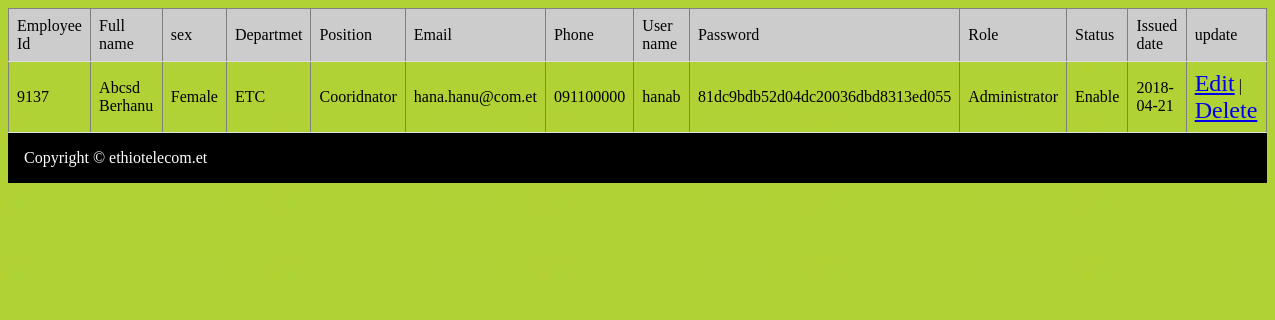
Page /display_users.php (signed in) on the committed database.
### tables this page shows
CREATE TABLE IF NOT EXISTS `user_account` (
  `EmployeID` varchar(15) NOT NULL,
  `Full_name` varchar(60) NOT NULL,
  `Sex` varchar(15) NOT NULL,
  `Department` varchar(30) NOT NULL,
  `Position` varchar(30) NOT NULL,
  `Email` varchar(40) NOT NULL,
  `Phone` varchar(15) NOT NULL,
  `Username` varchar(45) NOT NULL,
  `password` varchar(45) NOT NULL,
  `role` varchar(30) NOT NULL,
  `status` varchar(15) NOT NULL,
  `date_posted` date NOT NULL,
  PRIMARY KEY (`EmployeID`)
);

### display_users.php (the view, shortened to what this page needs)
<?php session_start();
    if($_SESSION['role']=="Administrator"){
?>
<!DOCTYPE html>
<html>
<head>
<link rel="stylesheet" type="text/css" href="style.css">
</head>
<body background="bgimage.png">
<?php
include_once("connect.php");
$sql="SELECT * FROM user_account";
  $result = mysql_query( $sql, $con );
?>
    <table width='100%' border=1>
        <tr bgcolor='#CCCCCC'>
            <td>Employee Id</td>
            <td>Full name</td>
            <td>sex </td>
            <td>Departmet </td>
            <td>Position</td>
            <td>Email </td>
            <td>Phone</td>
            <td>User name</td>
            <td>Password</td>
            <td>Role </td>
            <td>Status</td>
            <td>Issued date</td>
            <td>update</td>
        </tr>
        <?php
        while($res = mysql_fetch_array($result, MYSQL_ASSOC)) {
            echo "<tr>";
            echo "<td>".$res['EmployeID']."</td>";
            echo "<td>".$res['Full_name']."</td>";
            echo "<td>".$res['Sex']."</td>";
            echo "<td>".$res['Department']."</td>";
            echo "<td>".$res['Position']."</td>";
            echo "<td>".$res['Email']."</td>";
            echo "<td>".$res['Phone']."</td>";
            echo "<td>".$res['Username']."</td>";
            echo "<td>".$res['password']."</td>";
            echo "<td>".$res['role']."</td>";
            echo "<td>".$res['status']."</td>";
            echo "<td>".$res['date_posted']."</td>";
            echo "<td><a href=edit_user.php?id=".$res['EmployeID'].">Edit</a> | <a href = delete_user.php?id=".$res['EmployeID'].
            ">Delete</a></td>";
        }
        ?>
    </table>
<footer>Copyright &copy; ethiotelecom.et</footer>
</body>
</html>
<?php
}
else
  header('location:homme.php');
?>

### style.css (style rules this page uses)
body { background-image: url("bgimage.png"); }
menu,header, footer { padding: 1em; color: white; background-color: black; clear: left; text-align: left; }
a { font-size: 24px; }
table { border-collapse: collapse; width: 100%; }
th, td { padding: 8px; text-align: left; border-bottom: 1px solid #ddd; }

### rows in the picture
user_account: EmployeID "9137", Full_name "Abcsd Berhanu", Sex "Female", Department "ETC", Position "Cooridnator", Email "hana.hanu@com.et", Phone "091100000", Username "hanab", password "81dc9bdb52d04dc20036dbd8313ed055", role "Administrator", status "Enable", date_posted "2018-04-21"
